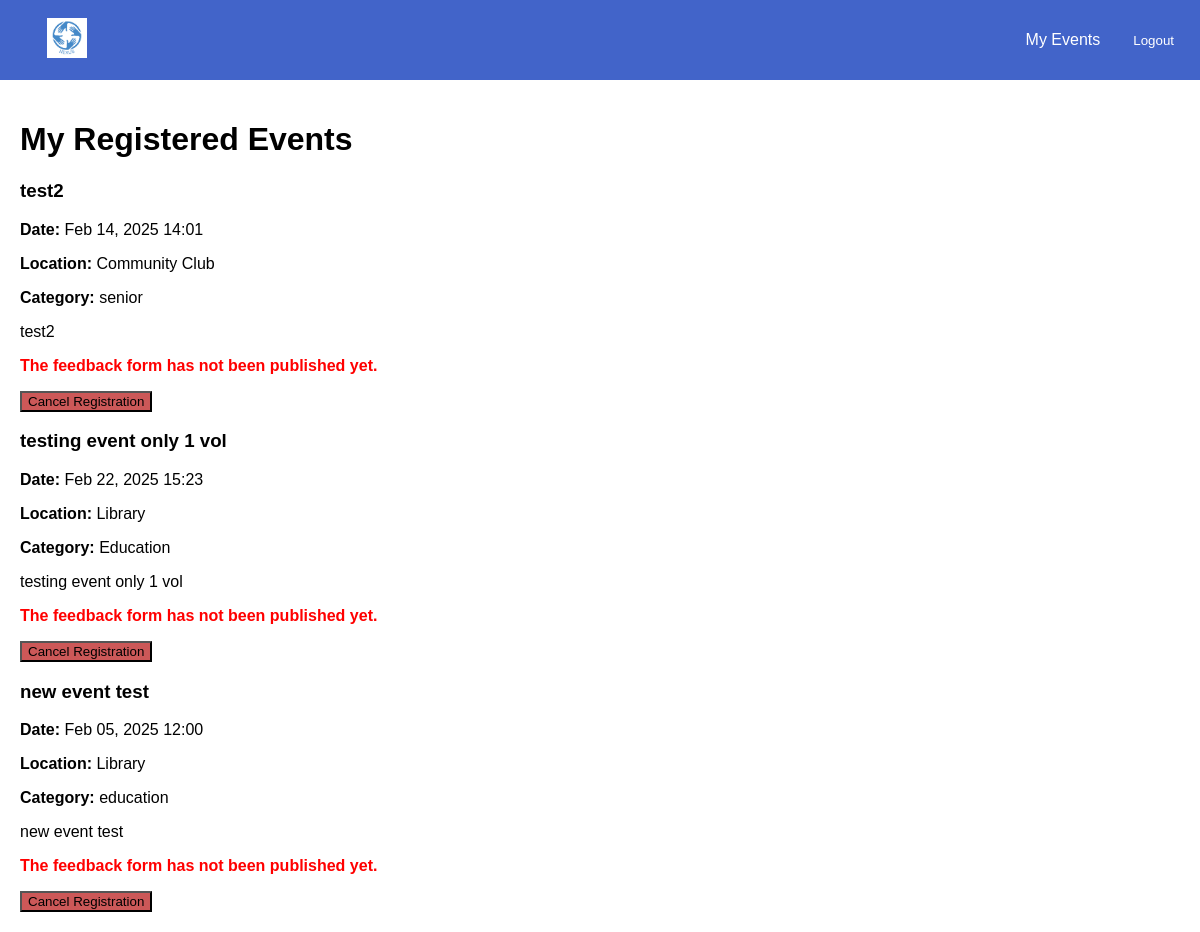
/events/my-events/ (signed in), run on an earlier commit of the app's database.
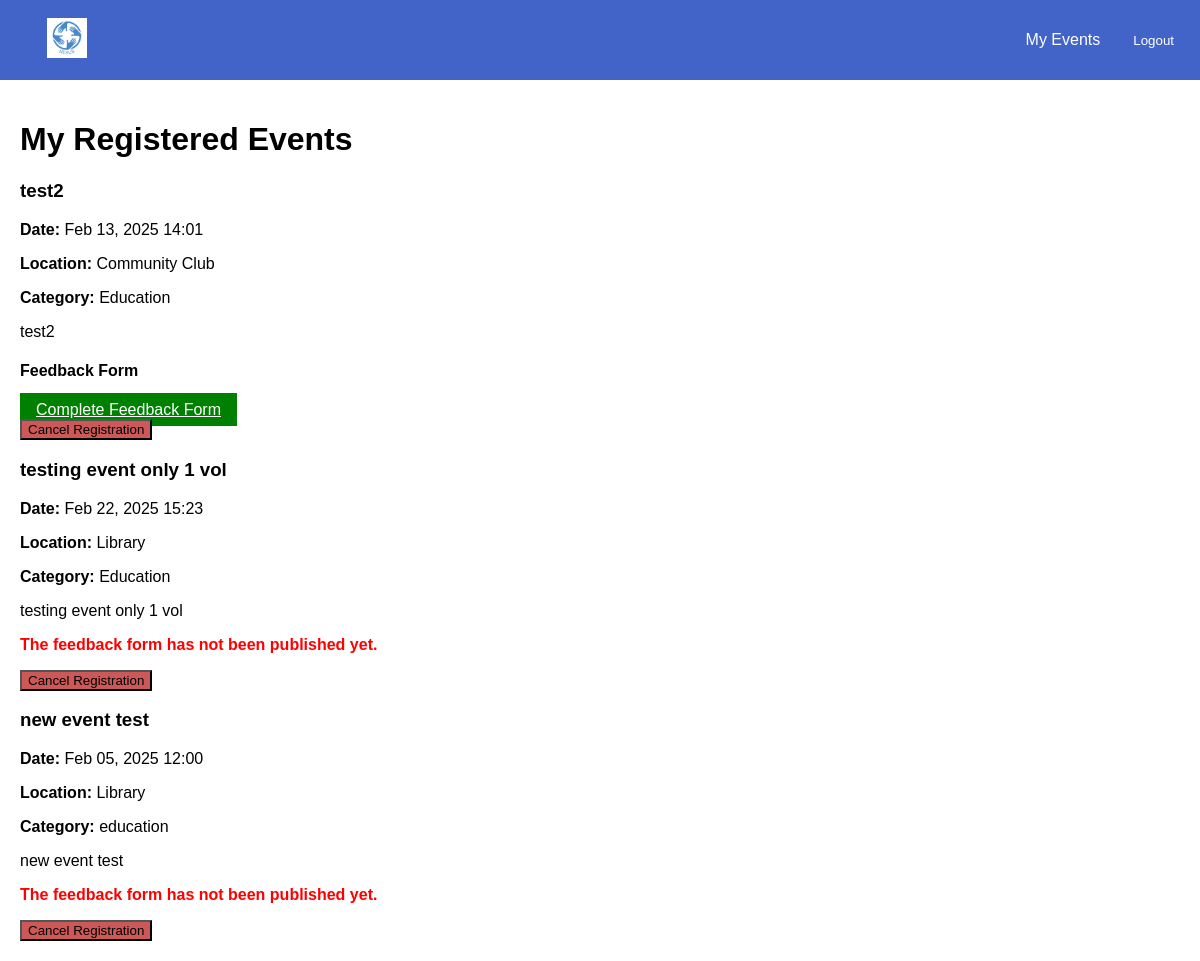
And on a later commit of the database.
### events/models.py (models this page shows, shortened)
class VolunteerEvent(models.Model):
    STATUS_CHOICES = [
        ('Registered', 'Registered'),
        ('Waiting List', 'Waiting List'),
    ]
    event = models.ForeignKey(Event, on_delete=models.CASCADE, related_name="registered_volunteers")
    volunteer = models.ForeignKey(settings.AUTH_USER_MODEL, on_delete=models.CASCADE, related_name="registered_events")
    registered_at = models.DateTimeField(auto_now_add=True)
    status = models.CharField(max_length=20, choices=STATUS_CHOICES, default='Registered')
    class Meta:
        unique_together = ('event', 'volunteer')  # Prevent duplicate registrations

class Event(models.Model):
    CATEGORY_CHOICES = [
        ('Education', 'Education'),
        ('Social Development', 'Social Development'),
        ('Senior Citizen', 'Senior Citizen'),
    ]
    organisation = models.ForeignKey(settings.AUTH_USER_MODEL, on_delete=models.CASCADE)
    name = models.CharField(max_length=255)
    description = models.TextField()
    date = models.DateTimeField()
    location = models.CharField(max_length=255)
    volunteers_needed = models.PositiveIntegerField()
    roles_responsibilities = models.TextField()
    category = models.CharField(max_length=50, choices=CATEGORY_CHOICES, blank=False, default='Education')

### events/views.py (the view)
# urls.py: path('my-events/', views.volunteer_events, name='volunteer_events'),
@login_required
def volunteer_events(request):
    registered_events = VolunteerEvent.objects.filter(volunteer=request.user, status='registered')
    waitlisted_events = VolunteerEvent.objects.filter(volunteer=request.user, status='waiting_list')
    feedback_forms = {
        event.event.id: event.event.feedback_form if hasattr(event.event, "feedback_form") else None
        for event in registered_events
    }
    return render(request, 'events/volunteer_events.html', {
        'registered_events': registered_events,
        'waitlisted_events': waitlisted_events,
        'feedback_forms': feedback_forms,  # Pass feedback data to the template
    })

### events/templates/events/volunteer_events.html (shortened to what this page needs)
{% extends 'base.html' %}
{% block content %}
    <h1>My Registered Events</h1>
    {% if registered_events %}
        {% for registration in registered_events %}
            <div class="event-card">
                <h3>{{ registration.event.name }}</h3>
                <p><strong>Date:</strong> {{ registration.event.date|date:"M d, Y H:i" }}</p>
                <p><strong>Location:</strong> {{ registration.event.location }}</p>
                <p><strong>Category:</strong> {{ registration.event.category }}</p>
                <p>{{ registration.event.description }}</p>
            {% if registration.event.feedback_form and registration.event.feedback_form.published %}
                <h4>Feedback Form</h4>
                <a href="{% url 'events:complete_feedback' registration.event.id %}" class="btn"
                style="background-color: green; color: white; padding: 8px 16px; border: none; cursor: pointer;">
                    Complete Feedback Form
                </a>
            {% else %}
                <p style="color: red;"><strong>The feedback form has not been published yet.</strong></p>
            {% endif %}
                <form action="{% url 'events:cancel_registration' registration.event.id %}" method="post">
                    <button type="submit" style="background-color: rgb(204, 88, 88);">Cancel Registration</button>
                </form>
            </div>
        {% endfor %}
    {% else %}
        <p>You haven't registered for any events yet.</p>
    {% endif %}
{% endblock %}

What changed in the data, as far as the page shows it:
changed through a linked row, VolunteerEvent "test2": event "Feb 14, 2025 14:01" → "Feb 13, 2025 14:01"; event.category "senior" → "Education"; text "The feedback form has not been published yet." → "Feedback Form Complete Feedback Form"
